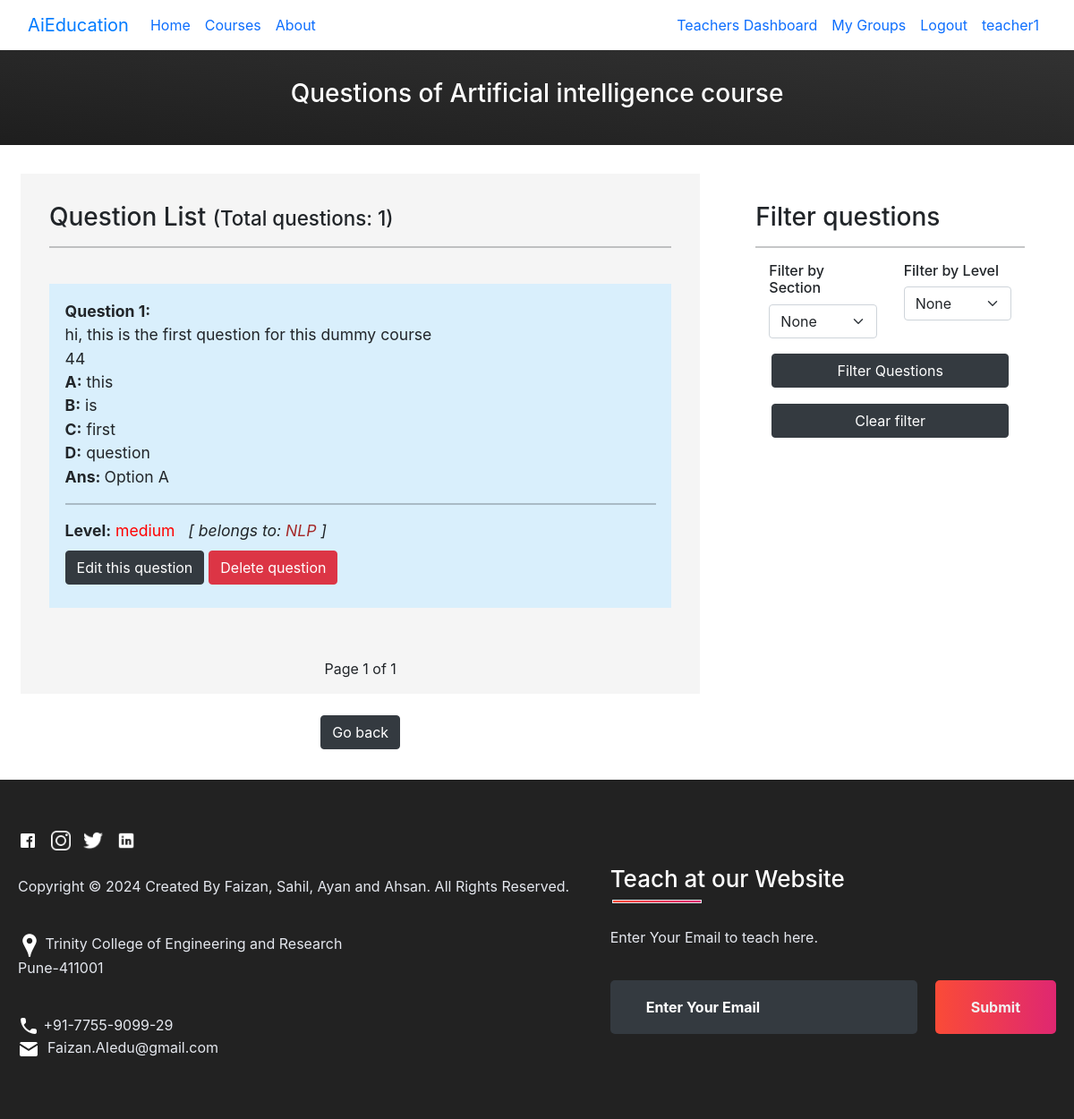
/tests/list-all-questions/of/artificial-intelligence-course/ (signed in), run on the app's committed database.
### courses/models.py (models this page shows, shortened)
class Course(models.Model):
    course_name = models.CharField(max_length=100)
    made_by_teacher = models.ForeignKey(to=Teacher , on_delete=models.CASCADE, related_name='made_course')
    student = models.ManyToManyField(Student ,through='Course_members', related_name='has_course') # To get through the model name
    course_img = models.ImageField(upload_to='photos/courses',blank=True) # to change the upload path
    course_description = models.CharField(max_length=300)
    slug = models.SlugField()
    iscomplete = models.BooleanField(default=False)
    Age_choices = [
        ('Age < 10', 'Age <10'),
        ('10 < Age < 15', '10 < Age < 15'),
        ('15 < Age < 18','15 < Age < 18'),
        ('Above 18', 'Above 18'),
        ('For all ages', 'For all ages'),]
    age_group = models.CharField(max_length=20, choices=Age_choices, default='For all ages')
    tz1 = pytz.timezone('Asia/Kolkata')
    current_time = timezone.now().astimezone(tz1)
    duration = timedelta(hours=5, minutes=30)
    current_date = current_time + duration
    date_generated = models.DateTimeField(default=current_date)
    def __str__(self):
        return self.course_name
    class Meta:
        ordering = ["course_name"]

### coursetests/models.py (models this page shows, shortened)
class Test_space(models.Model):
    question = models.CharField(max_length = 250)                   #1
    options_a = models.CharField(max_length = 250)                  #2
    options_b = models.CharField(max_length = 250)                  #3
    options_c = models.CharField(max_length = 250)                  #4
    options_d = models.CharField(max_length = 250)                  #5
    Answer_choices = [
        ('A', 'Option A'),
        ('B', 'Option B'),
        ('C', 'Option C'),
        ('D', 'Option D'),
        ('N', 'None') ]
    Level_it = [('easy','easy'),('meduim','medium'),
                ('hard','hard'),('expert','expert')]
    answer = models.CharField(default='N', choices = Answer_choices, max_length=200)           #6
    level = models.CharField(default = "easy", choices = Level_it, max_length=15)            #7
    course = models.ForeignKey(to=Course, on_delete = models.CASCADE)                         #8
    section = models.ForeignKey(to=Section, on_delete = models.CASCADE)                       #9
    teacher = models.ForeignKey(to=Teacher, on_delete = models.CASCADE)                       #10
    id = models.AutoField(primary_key=True)                                                   #11

### sections/models.py (models this page shows, shortened)
class Section(models.Model):
    section_name = models.CharField(max_length=200)
    section_description = models.CharField(max_length=200)
    belong_to_course = models.ForeignKey(Course, on_delete=models.CASCADE, related_name='contains_sections')
    students_completed = models.ManyToManyField(Student, through='Section_completed', related_name='sections_completed')
    available_to_student = models.ManyToManyField(Student, through='Available_sections')
    Accessible_at_level = [('Easy','Easy'),
                          ('Medium','Medium'),
                          ('Hard','Hard'),
                          ('Expert','Expert')]
    Difficulty = models.CharField(max_length=20, choices=Accessible_at_level, default='Easy')
    slug = models.SlugField()
    def __str__(self):
        return self.section_name

### coursetests/views.py (the view)
# urls.py: path('list-all-questions/of/<slug:course_slug>/', views.ListQuestions.as_view(), name="listquestions"),
class ListQuestions(LoginRequiredMixin, ListView):
    template_name = 'tests/question_list.html'
    model = Test_space
    context_object_name = 'questions'
    paginate_by = 5
    def get_queryset(self):
        course_slug = self.kwargs.get('course_slug', None)
        course1 = get_object_or_404(Course, slug = course_slug)
        queryset = Test_space.objects.filter(course=course1)
        level_filter = self.kwargs.get('level', None)
        section_slug = self.kwargs.get('section_slug', None)
        if level_filter:
            queryset = queryset.filter(level=level_filter)
        if section_slug:
            section_filter = get_object_or_404(Section, slug=section_slug)
            queryset = queryset.filter(section=section_filter)
        return queryset
    def get_context_data(self, **kwargs):
        context = super().get_context_data(**kwargs)
        course_slug = self.kwargs.get('course_slug', None)
        course = get_object_or_404(Course, slug = course_slug)
        context["course"] = course
        queryset = self.object_list
        count = queryset.count()
        context['count'] = count
        return context

### coursetests/templates/tests/question_list.html (shortened to what this page needs)
{% extends 'base.html' %}
{% load static %}
{% block content %}
<div style="padding: 2em; background: linear-gradient(to top right, rgb(30,30,30),rgb(50,50,50));">
    <h3 style="color: white; text-align: center;">Questions of {{course}}</h3>
</div>
<div class="row" style="margin: 0px; padding: 2em 0.5em">
    <div class="col-lg-8">
        <div style="background-color: whitesmoke; padding: 2em;">
            <h3>Question List  <span style="font-size:0.8em"> (Total questions: {{count}}) </span> </h3><hr>
            <br>
            {% if user.is_authenticated and user.teacher %}
            {% if user.teacher.name == course.made_by_teacher.name %}
            {% for question in questions %}
            <div style="background-color: rgb(217, 239, 252); padding: 1em; font-size: 1.1em;">
              <span style="font-weight: bold;"> Question {{forloop.counter}}: </span> <br>
              {{question.question}}
              <br>{{question.id}}<br>
              <b>A:</b> {{question.options_a}}  <br>
              <b>B:</b> {{question.options_b}}  <br>
              <b>C:</b> {{question.options_c}}  <br>
              <b>D:</b> {{question.options_d}}  <br>
              <b>Ans: </b>Option {{question.answer}}  <br>
               <div style="text-align: left;"> <hr>
                 <b> Level:</b> <span style="color: red;">{{question.level}} </span> &nbsp;
                 <em> [ belongs to: <span style="color: brown;">{{question.section}}</span> ] </em> <br>
                    <div style="padding: 0.5em 0em; text-align: left;">
                        <a href="{% url 'coursetests:updatequestion' pk=question.id course_slug=course.slug %}" class="btn btn-dark">Edit this question</a>
                        <a href="{% url 'coursetests:deletequestion' pk=question.id course_slug=course.slug %}" class="btn btn-danger">Delete question</a>
                    </div>
               </div>
            </div> <br>
            {% endfor %}
            {% else %}
            <h2>You are not Authorized to view this!</h2>
            {% endif %}
            {% else %}
            <h2>You are not Authorized to view this!</h2>
            {% endif %}
        </div>
        <div class="" style="text-align: center; padding-bottom: 1em; background-color: whitesmoke;">
            <span class="step-links">
                <span class="current" style="padding: 0em 0.2em;">
                    Page {{  page_obj.number }} of {{ page_obj.paginator.num_pages }}
                </span>
            </span>
        </div>
        <div style="text-align: center;">
            <br>
            <a class="btn btn-dark" href="{% url 'courses:singlecourse' slug=course.slug %}">Go back</a>
        </div>
    </div>
    <div class="col-lg-4">
        <div style="padding: 2em;">
          <form method="GET" id="filterquestions">
            <h3>Filter questions</h3><hr>
            <div class="row" style="margin: 0%;">
                <div class="col-lg-6">
                    <h6>Filter by Section </h6>
                    <select id="section-filt" name="section" class="form-select" aria-label="Default select example">
                        <option selected value="">None</option>
                      </select>
                </div>
                <div class="col-lg-6">
                    <h6>Filter by Level </h6>
                    <select id="level-filt" name="level" class="form-select" aria-label="Default select example">
                        <option selected value="">None</option>
                      </select>
                </div>
            </div>
            <div class="row" style="margin: 0px; padding:1.1em;">
                <input class="btn btn-dark" type="submit" value="Filter Questions">
            </div>
          </form>
          <div class="row" style="margin: 0px; padding:0em 1.1em;">
            <a class="btn btn-dark" href="{% url 'coursetests:listquestions' course_slug=course.slug %}">
                Clear filter</a>
          </div>
        </div>
    </div>
</div>
{% endblock %}

### templates/base.html (shortened to what this page needs)
{% load static %}
<!DOCTYPE html>
<html lang="en">
<head>
    <link rel="stylesheet" href="{% static 'css/styles.css' %}">
    <link rel="stylesheet" href="{% static 'css/bootstrap.min.css' %}">
    <link rel="stylesheet" href="https://cdn.jsdelivr.net/npm/bootstrap@4.3.1/dist/css/bootstrap.min.css">
    <link rel="stylesheet" href="{% static 'courses/css/courses.css' %}">
    <link rel="stylesheet" href="{% static 'accounts/css/accounts.css' %}">
    <link rel="stylesheet" href="{% static 'modules/modules.css' %}">
    <link rel="stylesheet" href="{% static 'footer/css/footer.css' %}">
    <link rel="stylesheet" href="{% static 'coursetests/css/coursestyles.css' %}">
</head>
<body>
<nav class="navbar navbar-expand-lg bg-body-tertiary" >
    <div class="container-fluid">
      <a class="navbar-brand" href="{% url 'index' %}">
        AiEducation
      </a>
      <div class="collapse navbar-collapse" id="navbarSupportedContent">
        <ul class="navbar-nav me-auto mb-2 mb-lg-0">
          <li class="nav-item">
            <a class="nav-link active" aria-current="page" href="{% url 'index' %}">Home</a>
          </li>
          <li class="nav-item">
            <a class="nav-link" href="{% url 'courses:allcourseslist' %}">Courses</a>
          </li>
          <li class="nav-item">
            <a class="nav-link" href="{% url 'about' %}">About</a>
          </li>
        </ul>
        <ul class="navbar-nav mb-2 mb-lg-0">
            {% if user.is_authenticated %}
            {% if user.is_superuser %}
            <li class="nav-item">
              <a class="nav-link" href="{% url 'admin:index' %}">My Admin Dashboard</a>
            </li>
            {% elif not user.teacher %}
            <li class="nav-item">
              <a class="nav-link" href="{% url 'courses:student_dashboard' %}">My Dashboard</a>
            </li>
            {% else %}
            <li class="nav-item">
              <a class="nav-link" href="{% url 'courses:teacher_dashboard' %}">Teachers Dashboard</a>
            </li>
            {% endif %}
            <li class="nav-item">
              <a class="nav-link" href="">My Groups</a>
            </li>
            <li class="nav-item">
              <a class="nav-link" href="{% url 'accounts:logout' %}">Logout</a>
            </li>
            <li class="nav-item">
              <a class="nav-link" href="">{{user.username}}</a>
            </li>
            {% endif %}
        </ul>
      </div>
    </div>
  </nav>
    {% block content %}{% endblock content %}
<footer>
  <div class="footer-container">
    <div class="left-col">
      <div class="social-media">
        <a href="#"><img src="{% static 'footer/photos/fb.png' %}"></a>
        <a href="#"><img src="{% static 'footer/photos/insta.png' %}"></a>
        <a href="#"><img src="{% static 'footer/photos/tt.png' %}"></a>
        <a href="#"><img src="{% static 'footer/photos/linkedin.png' %}"></a>
      </div><br>
      <p class="rights-text">Copyright © 2024 Created By Faizan, Sahil, Ayan and Ahsan. All Rights Reserved.</p>
      <br><p><img src="{% static 'footer/photos/location.png' %}"> Trinity College of Engineering and Research<br>Pune-411001</p><br>
      <p><img src="{% static 'footer/photos/phone.png' %}"> +91-7755-9099-29<br><img src="{% static 'footer/photos/mail.png' %}">&nbsp; Faizan.AIedu@gmail.com<br>
      </p>
    </div>
    <div class="right-col">
      <h1 style="color: #fff">Teach at our Website</h1>
      <div class="border"></div><br>
      <p>Enter Your Email to teach here.</p>
      <form class="register-form">
        <input class="txtb" type="email" placeholder="Enter Your Email">
        <input class="btn" type="submit" value="Submit">
      </form>
    </div>
  </div>
</footer>
</body>
</html>

### static/courses/css/courses.css (style rules this page uses)
html, body { height: 100%; width: 100%; }

### static/footer/css/footer.css (style rules this page uses)
footer { color: #E5E8EF; background: #000D; padding: 50px 0; }
footer .footer-container { max-width: 1300px; margin: auto; padding: 0 20px; display: flex; justify-content: space-between; align-items: center; flex-wrap: wrap-reverse; }
footer .social-media img { width: 22px; }
footer .social-media a { margin-right: 10px; font-size: 22px; text-decoration: none; }
footer .right-col h1 { font-size: 26px; }
footer .border { width: 100px; height: 4px; background: linear-gradient(to right, #FA4B37, #DF2771); margin: 2px; }
footer .register-form { display: flex; justify-content: center; align-items: center; flex-wrap: wrap; }
footer input::placeholder { color: white !important; }
footer .txtb { flex: 1; padding: 18px 40px; font-size: 16px; background: #343A40; border: none; font-weight: 700; outline: none; border-radius: 5px; min-width: 260px; margin-top: 20px; color: white; }
footer .btn { margin-top: 20px; padding: 18px 40px; font-size: 16px; color: #f1f1f1; background: linear-gradient(to right, #FA4B37, #DF2771); border: none; font-weight: 700; outline: none; border-radius: 5px; margin-left: 20px; cursor: pointer; transition: opacity .3s linear; }

### data on the page
Course: course_name "Artificial intelligence course"
Test_space: question "hi, this is the first question for this dummy course", id "44", options_a "this", options_b "is", options_c "first", options_d "question", answer "A", level "medium", section "NLP"

### other printed values
{{ user.username }} "teacher1"
{{ count }} "1"
{{ page_obj.number }} "1"
{{ page_obj.paginator.num_pages }} "1"
